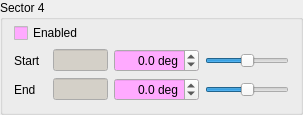
         <widget class="QGroupBox" name="groupSector4">
          <property name="palette">
           <palette>
            <active>
             <colorrole role="Base">
              <brush brushstyle="SolidPattern">
               <color alpha="255">
                <red>255</red>
                <green>170</green>
                <blue>255</blue>
               </color>
              </brush>
             </colorrole>
            </active>
            <inactive>
             <colorrole role="Base">
              <brush brushstyle="SolidPattern">
               <color alpha="255">
                <red>255</red>
                <green>170</green>
                <blue>255</blue>
               </color>
              </brush>
             </colorrole>
            </inactive>
            <disabled>
             <colorrole role="Base">
              <brush brushstyle="SolidPattern">
               <color alpha="255">
                <red>212</red>
                <green>208</green>
                <blue>200</blue>
               </color>
              </brush>
             </colorrole>
            </disabled>
           </palette>
          </property>
          <property name="title">
           <string>Sector 4</string>
          </property>
          <layout class="QGridLayout" name="layoutGuard1Setup_6">
           <property name="topMargin">
            <number>3</number>
           </property>
           <property name="verticalSpacing">
            <number>6</number>
           </property>
           <item row="1" column="4">
            <widget class="QLineEdit" name="editSector4Start">
             <property name="enabled">
              <bool>false</bool>
             </property>
             <property name="sizePolicy">
              <sizepolicy hsizetype="MinimumExpanding" vsizetype="Fixed">
               <horstretch>0</horstretch>
               <verstretch>0</verstretch>
              </sizepolicy>
             </property>
             <property name="minimumSize">
              <size>
               <width>0</width>
               <height>20</height>
              </size>
             </property>
             <property name="maximumSize">
              <size>
               <width>55</width>
               <height>16777215</height>
              </size>
             </property>
             <property name="alignment">
              <set>Qt::AlignRight|Qt::AlignTrailing|Qt::AlignVCenter</set>
             </property>
             <property name="readOnly">
              <bool>true</bool>
             </property>
            </widget>
           </item>
           <item row="1" column="5">
            <widget class="QDoubleSpinBox" name="spinSector4Start">
             <property name="minimumSize">
              <size>
               <width>85</width>
               <height>0</height>
              </size>
             </property>
             <property name="alignment">
              <set>Qt::AlignRight|Qt::AlignTrailing|Qt::AlignVCenter</set>
             </property>
             <property name="suffix">
              <string> deg</string>
             </property>
             <property name="decimals">
              <number>1</number>
             </property>
             <property name="minimum">
              <double>-360.000000000000000</double>
             </property>
             <property name="maximum">
              <double>360.000000000000000</double>
             </property>
             <property name="singleStep">
              <double>0.100000000000000</double>
             </property>
            </widget>
           </item>
           <item row="1" column="6">
            <widget class="QSlider" name="sliderSector4Start">
             <property name="minimum">
              <number>-360</number>
             </property>
             <property name="maximum">
              <number>360</number>
             </property>
             <property name="orientation">
              <enum>Qt::Horizontal</enum>
             </property>
            </widget>
           </item>
           <item row="1" column="2">
            <widget class="QLabel" name="labelSector4Start">
             <property name="text">
              <string>Start</string>
             </property>
            </widget>
           </item>
           <item row="4" column="4">
            <widget class="QLineEdit" name="editSector4End">
             <property name="enabled">
              <bool>false</bool>
             </property>
             <property name="sizePolicy">
              <sizepolicy hsizetype="MinimumExpanding" vsizetype="Fixed">
               <horstretch>0</horstretch>
               <verstretch>0</verstretch>
              </sizepolicy>
             </property>
             <property name="minimumSize">
              <size>
               <width>0</width>
               <height>20</height>
              </size>
             </property>
             <property name="maximumSize">
              <size>
               <width>55</width>
               <height>16777215</height>
              </size>
             </property>
             <property name="alignment">
              <set>Qt::AlignRight|Qt::AlignTrailing|Qt::AlignVCenter</set>
             </property>
             <property name="readOnly">
              <bool>true</bool>
             </property>
            </widget>
           </item>
           <item row="4" column="6">
            <widget class="QSlider" name="sliderSector4End">
             <property name="minimum">
              <number>-360</number>
             </property>
             <property name="maximum">
              <number>360</number>
             </property>
             <property name="orientation">
              <enum>Qt::Horizontal</enum>
             </property>
            </widget>
           </item>
           <item row="4" column="5">
            <widget class="QDoubleSpinBox" name="spinSector4End">
             <property name="minimumSize">
              <size>
               <width>85</width>
               <height>0</height>
              </size>
             </property>
             <property name="alignment">
              <set>Qt::AlignRight|Qt::AlignTrailing|Qt::AlignVCenter</set>
             </property>
             <property name="suffix">
              <string> deg</string>
             </property>
             <property name="decimals">
              <number>1</number>
             </property>
             <property name="minimum">
              <double>-360.000000000000000</double>
             </property>
             <property name="maximum">
              <double>360.000000000000000</double>
             </property>
             <property name="singleStep">
              <double>0.100000000000000</double>
             </property>
            </widget>
           </item>
           <item row="4" column="2">
            <widget class="QLabel" name="labelSector4End">
             <property name="text">
              <string>End</string>
             </property>
            </widget>
           </item>
           <item row="0" column="2" colspan="3">
            <widget class="QCheckBox" name="checkSector4Enabled">
             <property name="text">
              <string>Enabled</string>
             </property>
            </widget>
           </item>
          </layout>
         </widget>
